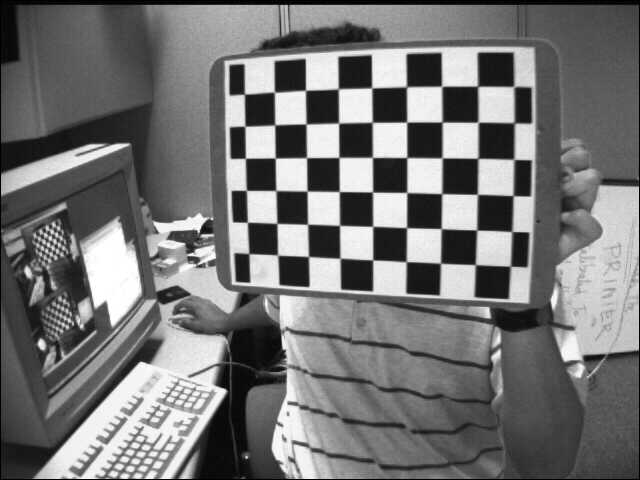
#> input picture cv4arslam/left/left01.jpg, 640 x 480 px; its folder holds only this picture in this run
$ python tutorial_py_calibration.py
#> lines starting #> are read from the running program, lines starting #| are printed output that depends on the picture; after the words box and inside, x2 and y2 are one past the last pixel; in counts of white or black regions, pixels touching at a corner belong together; long printed decimals are rounded
# re-organized https://docs.opencv.org/3.4.18/dc/dbb/tutorial_py_calibration.html
#
# usage:
#   $ cd left;
#   $ python ..\tutorial_py_calibration.py
#

import numpy as np
import cv2 as cv
import glob
# termination criteria
criteria = (cv.TERM_CRITERIA_EPS + cv.TERM_CRITERIA_MAX_ITER, 30, 0.001)
# prepare object points, like (0,0,0), (1,0,0), (2,0,0) ....,(6,5,0)
objp = np.zeros((6*7,3), np.float32)
objp[:,:2] = np.mgrid[0:7,0:6].T.reshape(-1,2)
# Arrays to store object points and image points from all the images.
objpoints = [] # 3d point in real world space
imgpoints = [] # 2d points in image plane.

# must be in the directory of captured images of the chessboard whose size is 7x6
images = glob.glob('./left/*.jpg')
for fname in images:
    img = cv.imread(fname)
#> img is the input picture: shape (480, 640, 3); min 0, max 255, mean 116.6
    gray = cv.cvtColor(img, cv.COLOR_BGR2GRAY)
    # Find the chess board corners
    ret, corners = cv.findChessboardCorners(gray, (7,6), None)
#> ret = True; corners = 42 rows, first 8: [475.4, 264.8], [440.5, 263.2], [405.9, 261.5], [372.9, 259.9], [340.6, 258.5], [308.7, 256.4], [277.6, 255.1], [476.7, 230.1]
    # If found, add object points, image points (after refining them)
    if ret == True:
        objpoints.append(objp)
        corners2 = cv.cornerSubPix(gray,corners, (11,11), (-1,-1), criteria)
#> corners2 = 42 rows, first 8: [475.3, 264.6], [440.5, 263.2], [406.2, 261.7], [372.7, 259.9], [340, 258.2], [308.5, 256.5], [277.6, 255.1], [476.7, 230]
        imgpoints.append(corners)
        # Draw and display the corners
        cv.drawChessboardCorners(img, (7,6), corners2, ret)
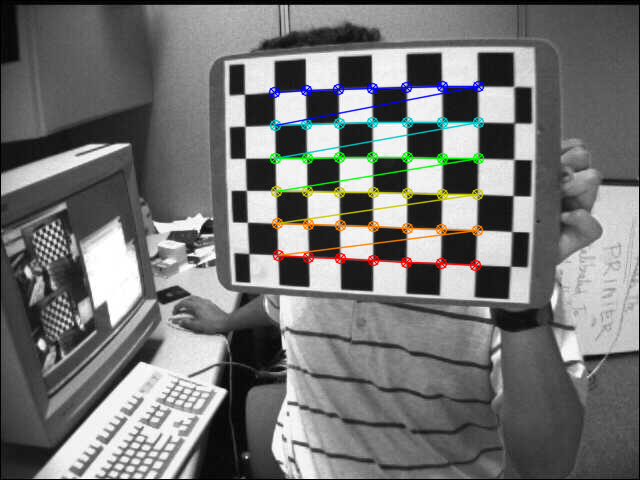
#> img: shape (480, 640, 3); 3.22% of pixels changed, all inside (x1, y1, x2, y2) = (268, 80, 485, 272)
        cv.imshow('img', img)
        cv.waitKey(500)

# cv.destroyAllWindows()

#
# Calibration
#

ret, mtx, dist, rvecs, tvecs = cv.calibrateCamera(objpoints, imgpoints, gray.shape[::-1], None, None)
#> ret = 0.146; mtx = [[841.1, 0, 299.8], [0, 795.4, 311.1], [0, 0, 1]]; dist = [[-0.744, 1.23, -0.063, 0.0252, -4.97]]; rvecs = ([-0.679, 0.378, -3.01],); tvecs = ([4.77, -1.27, 22.63],)


#
# Undistortion
#
img = cv.imread('left12.jpg')
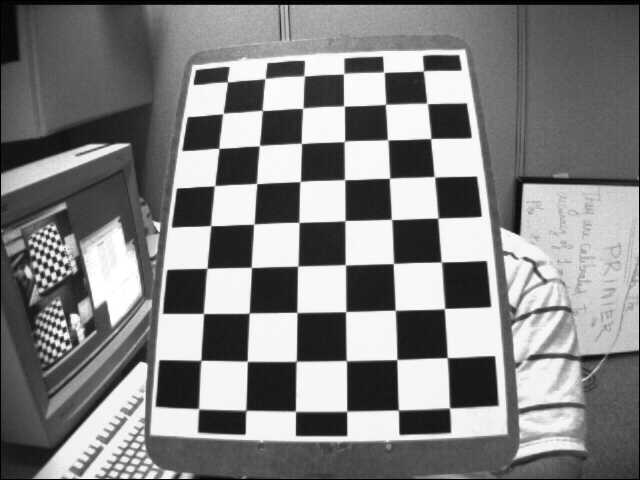
#> input picture cv4arslam/data/left12.jpg, 640 x 480 px, found by its file name
#> img is the input picture: shape (480, 640, 3); min 0, max 255, mean 129.5
h,  w = img.shape[:2]
#> h = 480; w = 640
newcameramtx, roi = cv.getOptimalNewCameraMatrix(mtx, dist, (w,h), 1, (w,h))
#> newcameramtx = [[472.5, 0, 227.3], [0, 362.1, 382.8], [0, 0, 1]]; roi = (59, 241, 359, 218)

# undistort()
dst = cv.undistort(img, mtx, dist, None, newcameramtx)
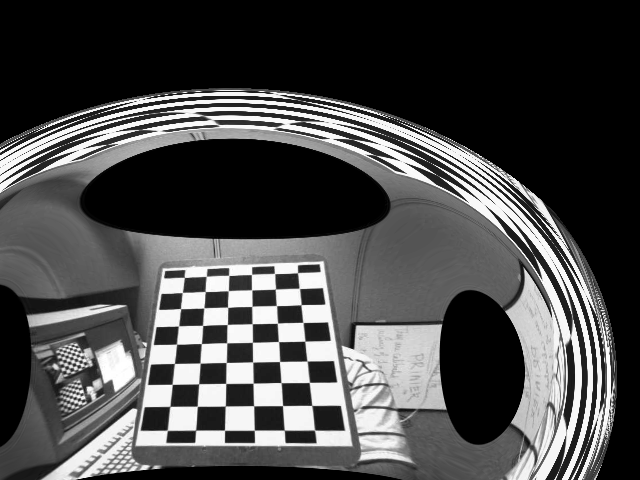
#> dst: shape (480, 640, 3); min 0, max 255, mean 73.5
# crop the image
x, y, w, h = roi
#> x = 59; y = 241; w = 359; h = 218
dst = dst[y:y+h, x:x+w]
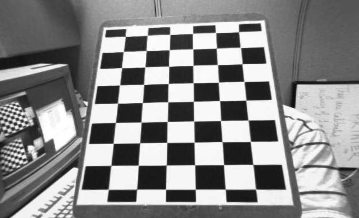
#> dst: shape (218, 359, 3); min 10, max 255, mean 136.8
cv.imwrite('calibresult_undistort_12.png', dst)

# undistort by remap()
mapx, mapy = cv.initUndistortRectifyMap(mtx, dist, None, newcameramtx, (w,h), 5)
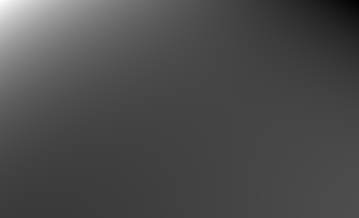
#> mapx: shape (218, 359) float32; min -1175.5, max 4320.1, mean 461.4; drawn with min black and max white
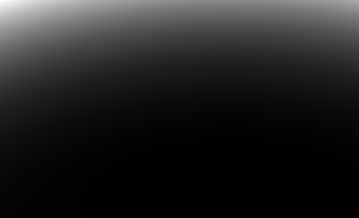
#> mapy: shape (218, 359) float32; min -63.34, max 8538.4, mean 1109.5; drawn with min black and max white
dst = cv.remap(img, mapx, mapy, cv.INTER_LINEAR)
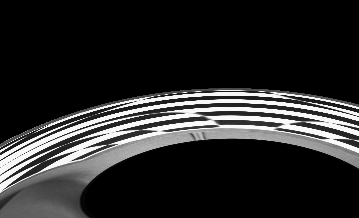
#> dst: shape (218, 359, 3); min 0, max 255, mean 40.9
# crop the image
x, y, w, h = roi
dst = dst[y:y+h, x:x+w]
#> dst = empty array
cv.imwrite('calibresult_remap_12.png', dst)

#
# calibration performance: re-projection error
#
mean_error = 0
for i in range(len(objpoints)):
    imgpoints2, _ = cv.projectPoints(objpoints[i], rvecs[i], tvecs[i], mtx, dist)
    error = cv.norm(imgpoints[i], imgpoints2, cv.NORM_L2)/len(imgpoints2)
    mean_error += error
#> this loop made 1 pass
#> (error, mean_error) on pass 1: (0.0226, 0.0226)
#> after the loop, mean_error = 0.0226
print( "total error: {}".format(mean_error/len(objpoints)) )
#| total error: 0.02255

# END.
